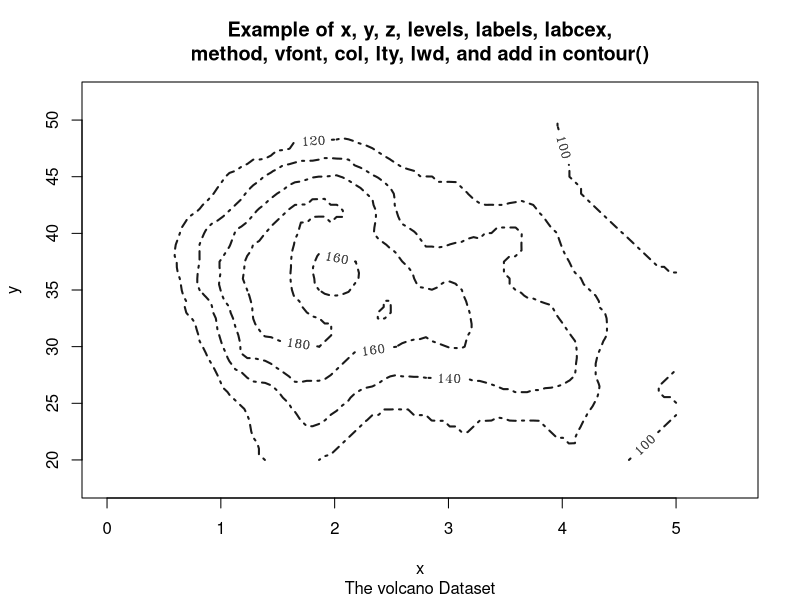

The R source for this figure:
ord = order( 
  LifeCycleSavings$pop75 
)
pop75.ordered = LifeCycleSavings$pop75[ ord ]
pop15.ordered = LifeCycleSavings$pop15[ ord ]

plot( 
  pop75.ordered, 
  pop15.ordered, 
  type="n", 
  xlab="x", 
  ylab="y", 
  xlim=c( 0, 5.5 ), 
  ylim=c( 18, 52 ),
  main="Example of x, y, z, levels, labels, labcex,\nmethod, vfont, col, lty, lwd, and add in contour()", 
  sub="The volcano Dataset" 
  )
contour(
  x=0.5 + 4.5*seq( 0, 1, len=87 ), 
  y= 20 +  30*seq( 0, 1, len=61 ),  
  z=volcano, 
  levels=c( 1:6*20+60 ), 
  labels=paste( 1:6*20+60 ),
  labcex=0.8, 
  method="flattest", 
  vfont=c("serif", "bold"), 
  col="grey10", 
  lty="dotdash", 
  lwd=2, 
  add=TRUE 
  )
